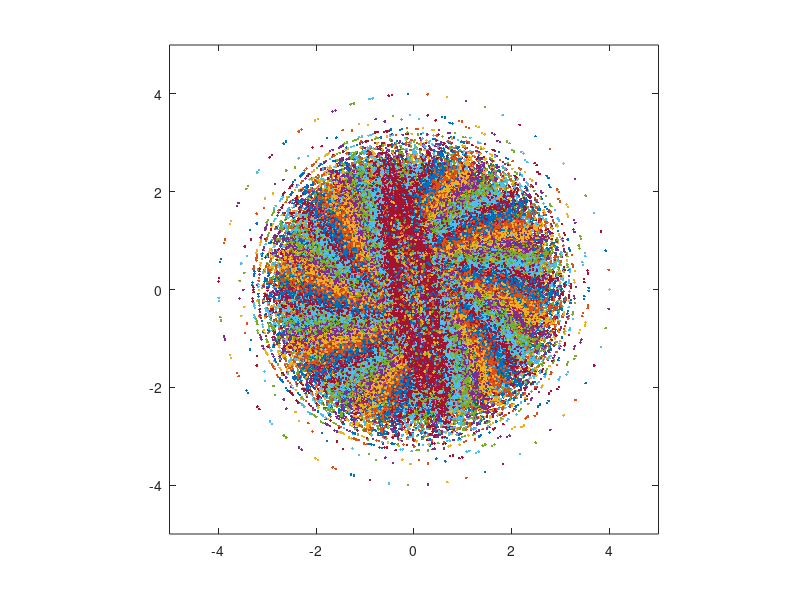

This figure's MATLAB source:
clc
clear all
close all
warning off
N=10000;
x=[randn(N,1) 0.2*randn(N,1)];
figure('WindowState','maximized');
pause(0.5);
for i=1:0.1:10
    th=pi/4+i;
    R1=[cos(th) -sin(th);sin(th) cos(th)];
    y=x*R1;
    h=plot(y(:,1),y(:,2),'.');
    pause(0.08);
    hold on;
    axis([-5 5 -5 5]);
    axis equal;
end
for i=1:10:10000
    plot(y(i,1),y(i,2),'.');
end
